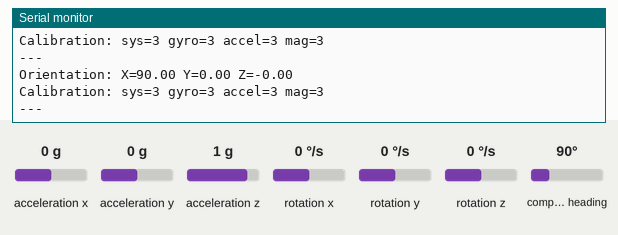
Recording of a sketch running on a simulated Seeed XIAO ESP32-S3. On the bench: the last lines printed to the serial monitor. The test bench sets the inputs (shaded band); at power-on: acceleration x 0 g, acceleration y 0 g, acceleration z 1 g, compass heading 90°, rotation x 0 °/s, rotation y 0 °/s, rotation z 0 °/s.

Above: at 3.7 s.
3.8 s: acceleration x set to -1.4 g
At 4.4 s:
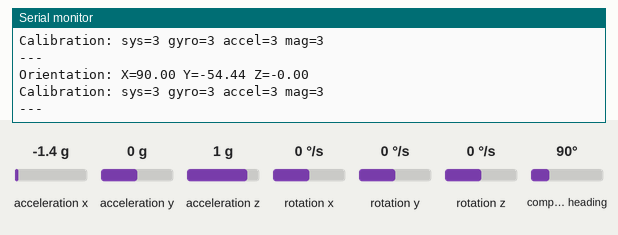
5.3 s: acceleration y set to -1.4 g
At 6.0 s:
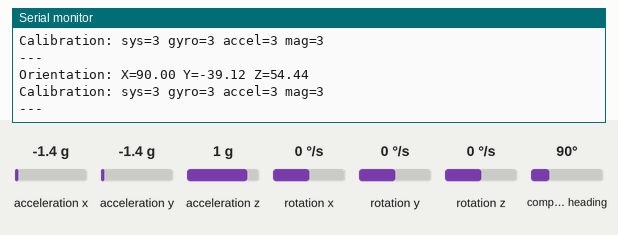
6.8 s: acceleration z set to -1.4 g
At 7.5 s:
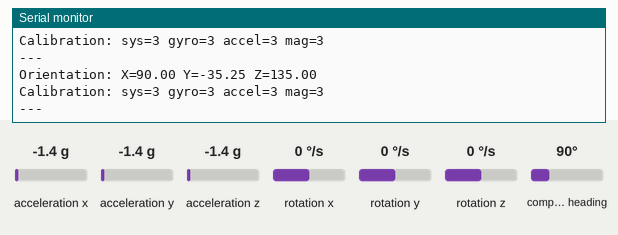
8.3 s: compass heading set to 7°
At 9.0 s:
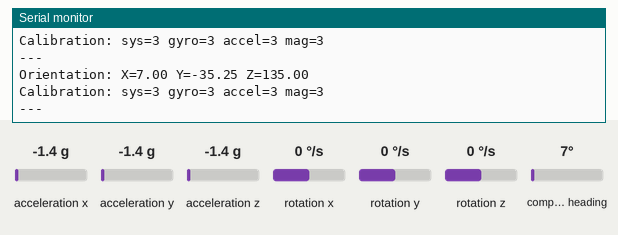
Timing chart, 0 to 10.8 s (numbered marks = the images above; inputs shaded):
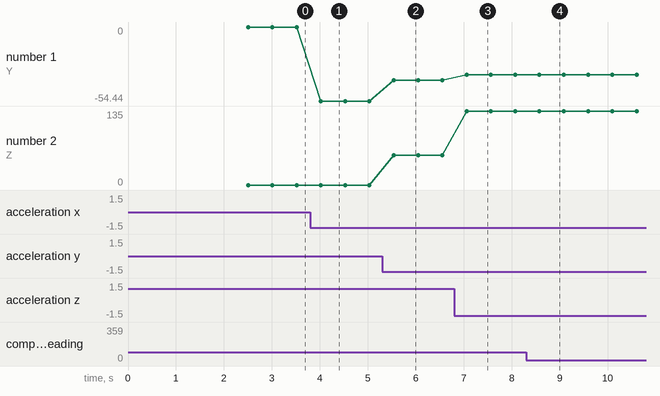

Measured:
- after the input at 3.8 s, the serial monitor: prints a new line after 0.22 s (image 1)
- after the input at 5.3 s, the serial monitor: prints a new line after 0.24 s (image 2)
- after the input at 6.8 s, the serial monitor: prints a new line after 0.26 s (image 3)
- after the input at 8.3 s, the serial monitor: prints a new line after 0.28 s (image 4)
- plotted number 1: 0 → -54.44 after the input at 3.8 s, -54.44 → -39.12 after the input at 5.3 s, -39.12 → -35.25 after the input at 6.8 s
- plotted number 2: 0 → 54.44 after the input at 5.3 s, 54.44 → 135 after the input at 6.8 s

The sketch:

bno055_test.ino
```cpp
// BNO055 IMU test for XIAO ESP32S3, I2C address 0x29, SDA=GPIO5 SCL=GPIO6.
#include <Wire.h>
#include <Adafruit_Sensor.h>
#include <Adafruit_BNO055.h>

#define SDA_PIN 5
#define SCL_PIN 6
#define BNO055_ADDR 0x29

Adafruit_BNO055 bno = Adafruit_BNO055(55, BNO055_ADDR, &Wire);

void setup() {
  Serial.begin(115200);
  delay(1500);
  Wire.begin(SDA_PIN, SCL_PIN);

  Serial.println("BNO055 test starting...");
  if (!bno.begin()) {
    Serial.println("ERROR: BNO055 not detected at 0x29 (check wiring/power).");
    while (1) {
      delay(1000);
    }
  }
  Serial.println("BNO055 detected OK.");
  delay(1000);
  bno.setExtCrystalUse(true);
}

void loop() {
  sensors_event_t orientationData, angVelData, linearAccelData;
  bno.getEvent(&orientationData, Adafruit_BNO055::VECTOR_EULER);
  bno.getEvent(&angVelData, Adafruit_BNO055::VECTOR_GYROSCOPE);
  bno.getEvent(&linearAccelData, Adafruit_BNO055::VECTOR_LINEARACCEL);

  Serial.printf("Orientation: X=%.2f Y=%.2f Z=%.2f\n",
                orientationData.orientation.x,
                orientationData.orientation.y,
                orientationData.orientation.z);

  uint8_t sys, gyro, accel, mag;
  bno.getCalibration(&sys, &gyro, &accel, &mag);
  Serial.printf("Calibration: sys=%d gyro=%d accel=%d mag=%d\n", sys, gyro, accel, mag);

  Serial.println("---");
  delay(500);
}
```
